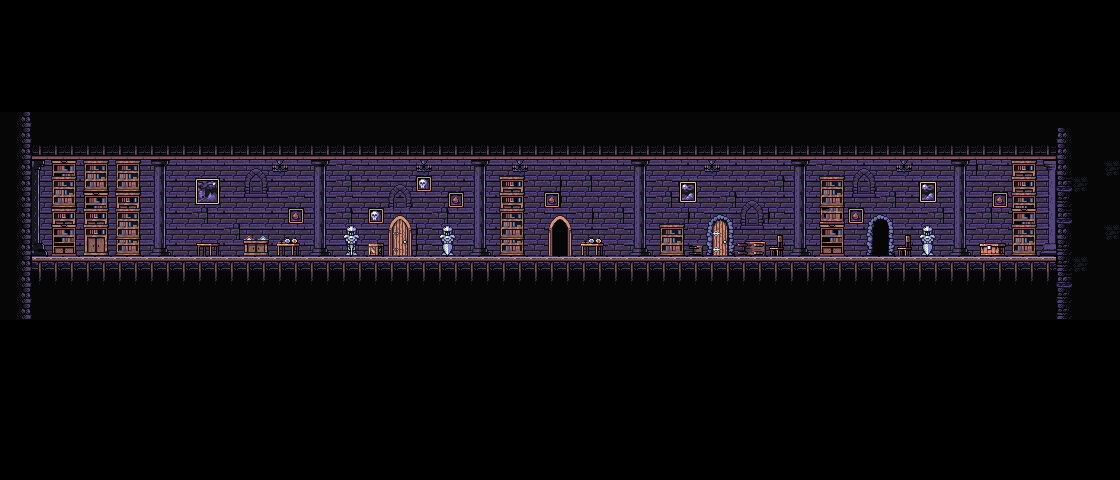

A level layout from a 2D game, rendered from its tile map. Below: a short description, then the map file with tile-grid data replaced by summaries:
An orthogonal 70x30 tile map with 16x16 px tiles, 3 tile layers (walls, decors, floor) and 3 objects (2x wall, floor).

<map version="1.10" tiledversion="1.11.0" orientation="orthogonal" renderorder="right-down" width="70" height="30" tilewidth="16" tileheight="16" infinite="0" nextlayerid="5" nextobjectid="10">
 <tileset firstgid="1" source="dungeon_tileset.tsx" />
 <layer id="3" name="walls" width="70" height="30">
  <data>[2100 cells, 515 non-empty, 7 distinct tile ids]</data>
 </layer>
 <layer id="1" name="decors" width="70" height="30">
  <data>[2100 cells, 362 non-empty, 108 distinct tile ids]</data>
 </layer>
 <objectgroup id="4" name="colliders">
  <object id="2" name="floor" x="32" y="256" width="1024" height="16" />
  <object id="3" name="wall" x="16" y="144" width="16" height="112" />
  <object id="4" name="wall" x="1056" y="144" width="16" height="112" />
 </objectgroup>
 <layer id="2" name="floor" width="70" height="30">
  <data>[2100 cells, 506 non-empty, 11 distinct tile ids]</data>
 </layer>
</map>
